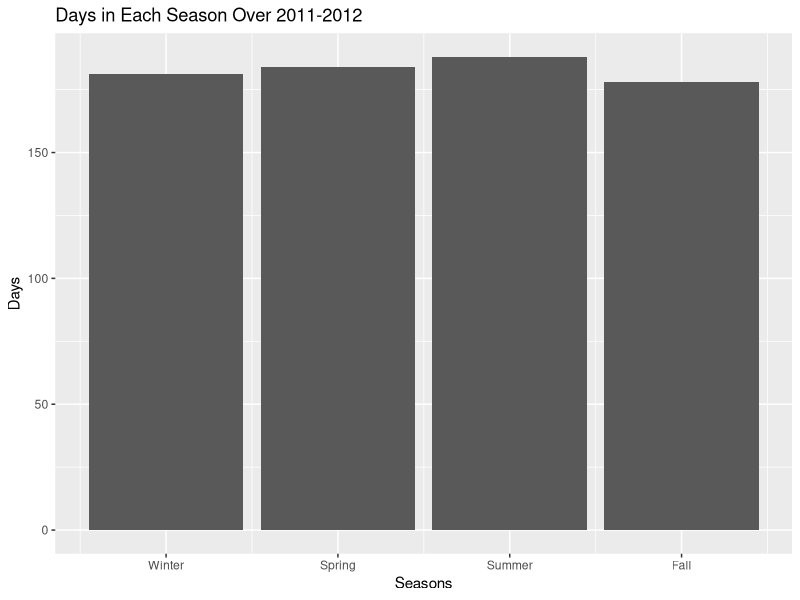

This figure's R source:
## ---- chunk 1
knitr::opts_chunk$set(echo = TRUE)
library(tidyverse)
library(readr)
Bikeshare <- read.csv("Bikeshare.csv")
## ---- chunk 2
season.barplot <- ggplot(data = Bikeshare) + geom_bar(mapping = aes(x = season)) + labs(title = "Days in Each Season Over 2011-2012") + scale_x_continuous(breaks = c(1, 2, 3, 4), labels = c("Winter", "Spring", "Summer", "Fall")) + ylab("Days") + xlab("Seasons")
plot(season.barplot)
## ---- chunk 3
season.setup <- table(Bikeshare$season)
season.table = cbind(season.setup, round(prop.table(season.setup)*100,2))
colnames(season.table) = c("Count", "Percentage")
rownames(season.table) = c("Winter", "Spring", "Summer", "Fall")
writeLines("Summary Statistics for Seasons (Days)")
print(season.table)
